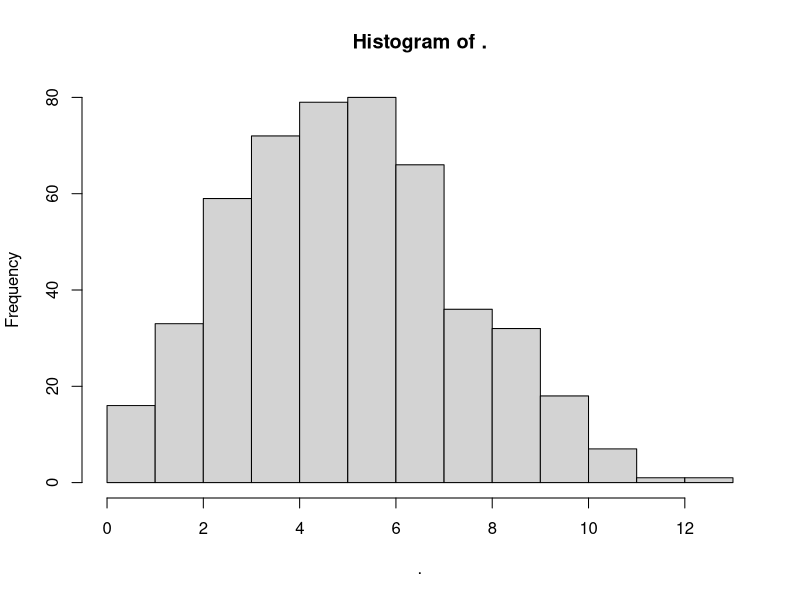
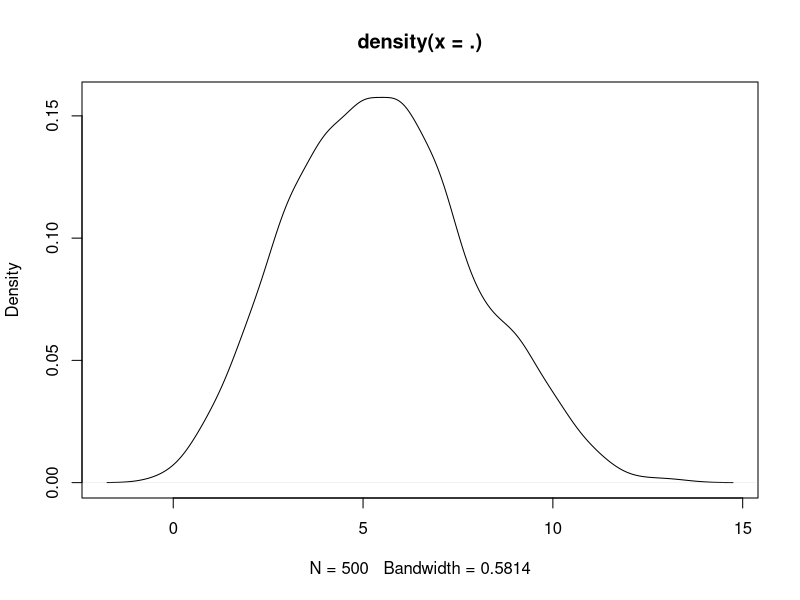
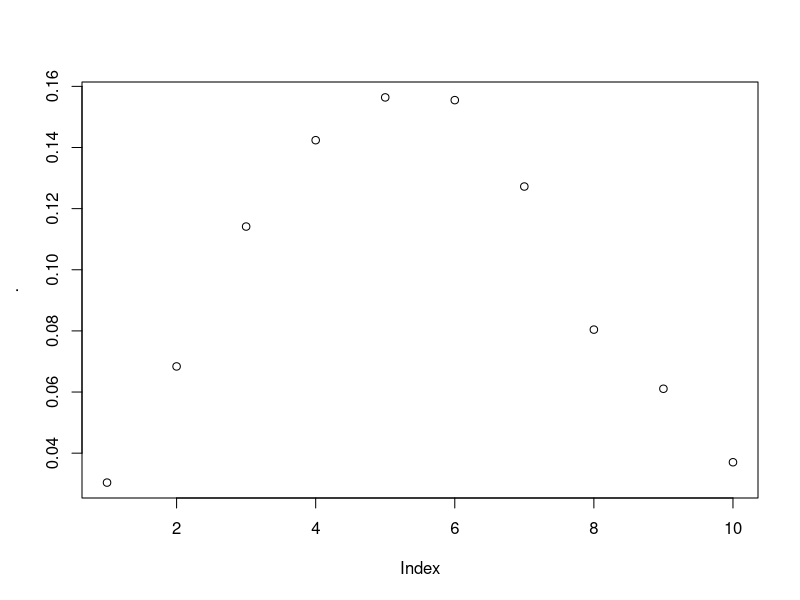

R code for these plots, in order:
# Load packages
install.packages("broom")
install.packages("dyplr")
library(readr)
library(dplyr)
library(broom)

mean = 5.5
# we want probability of visiting more than -- (hence the 1 -) -- 5 stalls
1 - ppois(q = 5, lambda = 5.5)

# 90% of all visitors have visted x amount of stalls or less
x = qpois(p = 0.90, lambda = 5.5)

# density chart maker
dpois(x, lambda = 5.5)

visits  = rpois(n = 500, lambda = 5.5)
visits %>% hist()
visits %>% density %>% plot()
dobs = visits %>% density() %>% broom::tidy() %>% approxfun()
# approxfun takes a mapping of x to y's and creates its own function, so now dobs is useful
dobs(c(1:10))

# make a tibble that includes table info and stuff not declared
tibble(x = 1:10,prob = dobs(x) %>% plot())
